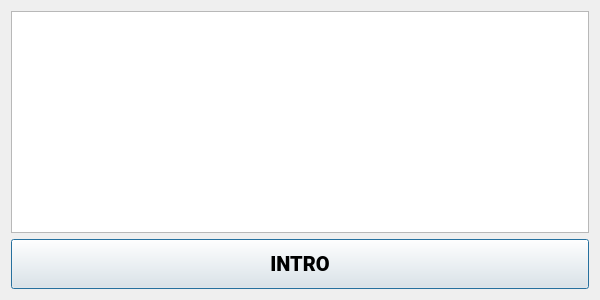
<?xml version="1.0" encoding="UTF-8"?>
<ui version="4.0">
 <class>Dialog</class>
 <widget class="QDialog" name="Dialog">
  <property name="geometry">
   <rect>
    <x>0</x>
    <y>0</y>
    <width>600</width>
    <height>300</height>
   </rect>
  </property>
  <property name="minimumSize">
   <size>
    <width>450</width>
    <height>300</height>
   </size>
  </property>
  <property name="font">
   <font>
    <family>Roboto</family>
   </font>
  </property>
  <property name="windowTitle">
   <string>Dialog</string>
  </property>
  <property name="toolTip">
   <string notr="true"/>
  </property>
  <property name="statusTip">
   <string notr="true"/>
  </property>
  <property name="whatsThis">
   <string notr="true"/>
  </property>
  <property name="accessibleName">
   <string notr="true"/>
  </property>
  <property name="accessibleDescription">
   <string notr="true"/>
  </property>
  <property name="locale">
   <locale language="English" country="UnitedKingdom"/>
  </property>
  <property name="windowFilePath">
   <string notr="true"/>
  </property>
  <layout class="QGridLayout" name="gridLayout">
   <item row="0" column="0">
    <widget class="QTableWidget" name="tbl_form">
     <property name="font">
      <font>
       <family>Consolas</family>
       <pointsize>10</pointsize>
      </font>
     </property>
     <property name="toolTip">
      <string notr="true"/>
     </property>
     <property name="statusTip">
      <string notr="true"/>
     </property>
     <property name="whatsThis">
      <string notr="true"/>
     </property>
     <property name="accessibleName">
      <string notr="true"/>
     </property>
     <property name="accessibleDescription">
      <string notr="true"/>
     </property>
     <property name="selectionMode">
      <enum>QAbstractItemView::SingleSelection</enum>
     </property>
     <property name="selectionBehavior">
      <enum>QAbstractItemView::SelectRows</enum>
     </property>
     <attribute name="verticalHeaderVisible">
      <bool>false</bool>
     </attribute>
    </widget>
   </item>
   <item row="1" column="0">
    <widget class="QPushButton" name="btn_intro">
     <property name="minimumSize">
      <size>
       <width>0</width>
       <height>50</height>
      </size>
     </property>
     <property name="maximumSize">
      <size>
       <width>16777215</width>
       <height>50</height>
      </size>
     </property>
     <property name="font">
      <font>
       <family>Roboto Black</family>
       <pointsize>15</pointsize>
      </font>
     </property>
     <property name="toolTip">
      <string notr="true"/>
     </property>
     <property name="statusTip">
      <string notr="true"/>
     </property>
     <property name="whatsThis">
      <string notr="true"/>
     </property>
     <property name="accessibleName">
      <string notr="true"/>
     </property>
     <property name="accessibleDescription">
      <string notr="true"/>
     </property>
     <property name="text">
      <string notr="true">INTRO</string>
     </property>
     <property name="shortcut">
      <string notr="true"/>
     </property>
    </widget>
   </item>
  </layout>
 </widget>
 <resources/>
 <connections/>
</ui>
